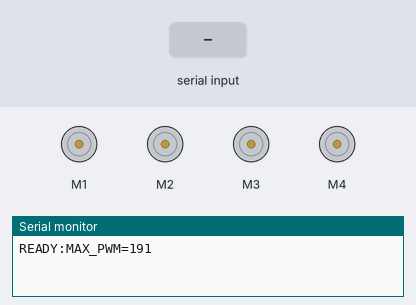
Bench run of a sketch on a simulated Arduino Uno, built with avr-gcc and run on an emulated ATmega328P. Shown: 4 × DC motor (green arrow = forward, orange = backward, longer = faster), the last lines printed to the serial monitor. Inputs (shaded band) come from the test bench.

Above: at 1.2 s.
1.3 s: "C\n" received over Serial
At 2.0 s:
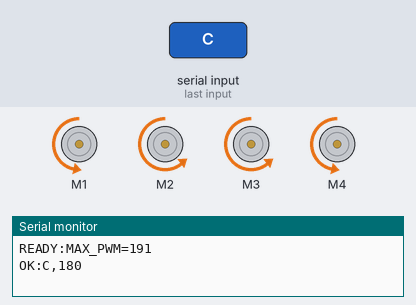
3.8 s: "Q\n" received over Serial
At 4.6 s:
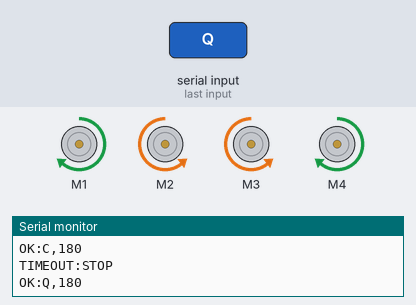
6.3 s: "E\n" received over Serial
At 7.0 s:
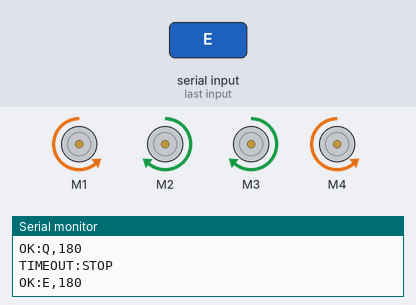
8.8 s: "F90\n" received over Serial
At 9.6 s:
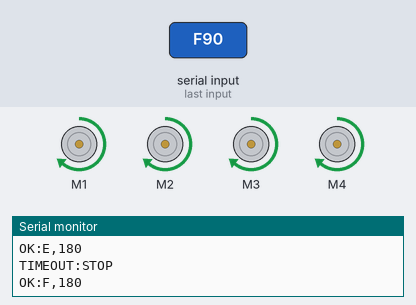
11.3 s: "L90\n" received over Serial
At 12.0 s:
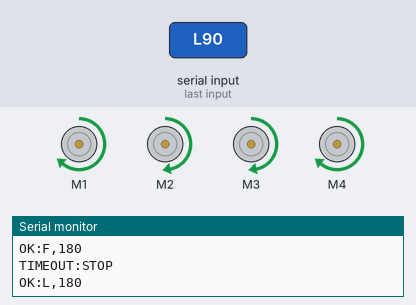
13.8 s: "R90\n" received over Serial
At 14.6 s:
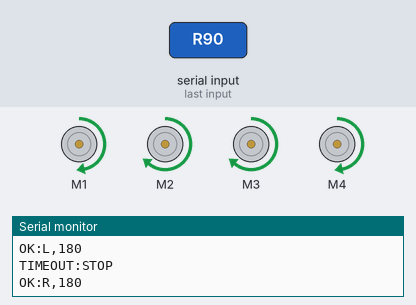
Timing chart, 0 to 16.8 s (numbered marks = the images above; inputs shaded):
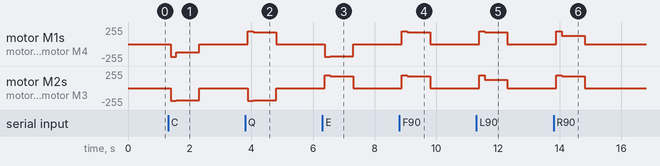

The sketch:

robot_motor_heartbeat_75pct_safe.ino
```cpp
#include <AFMotor.h>
#include <ctype.h>
#include <stdlib.h>
#include <string.h>

// =====================================================
// 电机映射
// M1 = 右前
// M2 = 左前
// M3 = 左后
// M4 = 右后
//
// 左侧：M2 + M3
// 右侧：M1 + M4
// =====================================================

AF_DCMotor motor1(1);
AF_DCMotor motor2(2);
AF_DCMotor motor3(3);
AF_DCMotor motor4(4);

// =====================================================
// 安全参数
// =====================================================

// AFMotor 的 PWM 范围为 0~255。
// 191 / 255 = 74.9%，因此任何情况下都不会超过 75% 占空比。
const int PWM_MAX_SAFE = 191;

// 启动瞬间使用的 PWM，同样严格限制在 75% 以下。
const int START_BOOST_PWM = 191;

// 启动增压时间。
// 电池问题已经修复，因此先使用较短的 180 ms，减少驱动板发热。
const unsigned long START_BOOST_MS = 180;

// 正反转切换前先释放电机，降低瞬间冲击。
const unsigned long REVERSE_PAUSE_MS = 80;

// 转弯时内侧轮速度比例。
const float TURN_RATIO = 0.70;

// 超过 1 秒没有收到树莓派心跳，自动停车。
const unsigned long CMD_TIMEOUT_MS = 1000;

// =====================================================
// 串口与运行状态
// =====================================================

char cmdBuffer[32];
uint8_t cmdLength = 0;

unsigned long lastCmdTime = 0;
bool timeoutStopped = true;

char currentAction = 'S';
int currentPwm = 0;

// =====================================================
// 安全 PWM 限制
// =====================================================

int safePwm(int requestedPwm) {
  return constrain(requestedPwm, 0, PWM_MAX_SAFE);
}

void setLeftSpeed(int pwm) {
  pwm = safePwm(pwm);

  motor2.setSpeed(pwm);  // 左前
  motor3.setSpeed(pwm);  // 左后
}

void setRightSpeed(int pwm) {
  pwm = safePwm(pwm);

  motor1.setSpeed(pwm);  // 右前
  motor4.setSpeed(pwm);  // 右后
}

void setBothSpeed(int leftPwm, int rightPwm) {
  setLeftSpeed(leftPwm);
  setRightSpeed(rightPwm);
}

// =====================================================
// 电机方向
// =====================================================

void leftForward() {
  motor2.run(FORWARD);
  motor3.run(FORWARD);
}

void leftBackward() {
  motor2.run(BACKWARD);
  motor3.run(BACKWARD);
}

void rightForward() {
  motor1.run(FORWARD);
  motor4.run(FORWARD);
}

void rightBackward() {
  motor1.run(BACKWARD);
  motor4.run(BACKWARD);
}

void releaseAllMotors() {
  motor1.run(RELEASE);
  motor2.run(RELEASE);
  motor3.run(RELEASE);
  motor4.run(RELEASE);
}

void stopAll() {
  releaseAllMotors();
  currentAction = 'S';
  currentPwm = 0;
}

// =====================================================
// 根据动作获取左右方向
//
//  1 = FORWARD
// -1 = BACKWARD
//  0 = RELEASE
// =====================================================

void getDirections(
  char action,
  int &leftDirection,
  int &rightDirection
) {
  switch (action) {
    case 'F':
    case 'L':
    case 'R':
      leftDirection = 1;
      rightDirection = 1;
      break;

    case 'B':
    case 'Z':
    case 'C':
      leftDirection = -1;
      rightDirection = -1;
      break;

    case 'Q':
      leftDirection = -1;
      rightDirection = 1;
      break;

    case 'E':
      leftDirection = 1;
      rightDirection = -1;
      break;

    default:
      leftDirection = 0;
      rightDirection = 0;
      break;
  }
}

void applyDirections(int leftDirection, int rightDirection) {
  if (leftDirection > 0) {
    leftForward();
  } else if (leftDirection < 0) {
    leftBackward();
  }

  if (rightDirection > 0) {
    rightForward();
  } else if (rightDirection < 0) {
    rightBackward();
  }
}

// =====================================================
// 根据动作计算左右 PWM
// =====================================================

void getTargetSpeeds(
  char action,
  int requestedPwm,
  int &leftPwm,
  int &rightPwm
) {
  int outerPwm = safePwm(requestedPwm);
  int innerPwm = safePwm((int)(outerPwm * TURN_RATIO));

  switch (action) {
    case 'L':
    case 'Z':
      leftPwm = innerPwm;
      rightPwm = outerPwm;
      break;

    case 'R':
    case 'C':
      leftPwm = outerPwm;
      rightPwm = innerPwm;
      break;

    case 'F':
    case 'B':
    case 'Q':
    case 'E':
      leftPwm = outerPwm;
      rightPwm = outerPwm;
      break;

    default:
      leftPwm = 0;
      rightPwm = 0;
      break;
  }
}

// =====================================================
// 执行动作
// 启动或反转时：191 PWM 持续 180 ms，然后降到目标 PWM。
// 同方向切换动作时不重复启动增压。
// =====================================================

void applyMotion(char action, int requestedPwm) {
  int newLeftDirection = 0;
  int newRightDirection = 0;
  int oldLeftDirection = 0;
  int oldRightDirection = 0;

  int leftTargetPwm = 0;
  int rightTargetPwm = 0;

  getDirections(
    action,
    newLeftDirection,
    newRightDirection
  );

  getDirections(
    currentAction,
    oldLeftDirection,
    oldRightDirection
  );

  getTargetSpeeds(
    action,
    requestedPwm,
    leftTargetPwm,
    rightTargetPwm
  );

  bool needsBoost =
    currentAction == 'S' ||
    newLeftDirection != oldLeftDirection ||
    newRightDirection != oldRightDirection;

  if (needsBoost) {
    releaseAllMotors();
    delay(REVERSE_PAUSE_MS);

    applyDirections(
      newLeftDirection,
      newRightDirection
    );

    // 启动增压也不会超过 191，即 75%。
    setBothSpeed(
      newLeftDirection == 0 ? 0 : START_BOOST_PWM,
      newRightDirection == 0 ? 0 : START_BOOST_PWM
    );

    delay(START_BOOST_MS);
  } else {
    applyDirections(
      newLeftDirection,
      newRightDirection
    );
  }

  setBothSpeed(
    leftTargetPwm,
    rightTargetPwm
  );
}

// =====================================================
// 串口命令
//
// F,180  前进
// B,180  后退
// L,180  前进左转
// R,180  前进右转
// Q,180  原地左转
// E,180  原地右转
// Z,180  后退左转
// C,180  后退右转
// S,0    停车
//
// 即使收到 F,255，也会自动限制为 F,191。
// =====================================================

bool isValidAction(char action) {
  return
    action == 'F' ||
    action == 'B' ||
    action == 'L' ||
    action == 'R' ||
    action == 'Q' ||
    action == 'E' ||
    action == 'Z' ||
    action == 'C' ||
    action == 'S';
}

void executeCommand(char action, int requestedPwm) {
  action = toupper(action);

  if (!isValidAction(action)) {
    stopAll();
    timeoutStopped = true;
    Serial.println("ERR:UNKNOWN_CMD");
    return;
  }

  // 停车命令立即执行。
  if (action == 'S') {
    bool wasMoving = currentAction != 'S';

    stopAll();
    timeoutStopped = true;

    if (wasMoving) {
      Serial.println("OK:S,0");
    }
    return;
  }

  int actualPwm = safePwm(requestedPwm);

  lastCmdTime = millis();
  timeoutStopped = false;

  // 树莓派每 0.2 秒重发同一命令。
  // 同一命令只刷新看门狗，不重复启动增压。
  if (
    action == currentAction &&
    actualPwm == currentPwm
  ) {
    return;
  }

  applyMotion(action, actualPwm);

  currentAction = action;
  currentPwm = actualPwm;

  // 返回实际采用的安全 PWM。
  Serial.print("OK:");
  Serial.print(action);
  Serial.print(",");
  Serial.println(actualPwm);
}

void parseAndExecute(char *command) {
  if (command[0] == '\0') {
    return;
  }

  char action = command[0];
  int requestedPwm = 180;

  char *commaPosition = strchr(command, ',');

  if (commaPosition != NULL) {
    requestedPwm = atoi(commaPosition + 1);
  }

  executeCommand(action, requestedPwm);
}

// =====================================================
// 初始化
// =====================================================

void setup() {
  Serial.begin(9600);

  stopAll();
  timeoutStopped = true;
  lastCmdTime = millis();

  Serial.println("READY:MAX_PWM=191");
}

// =====================================================
// 主循环
// =====================================================

void loop() {
  while (Serial.available() > 0) {
    char receivedChar = Serial.read();

    if (receivedChar == '\n') {
      cmdBuffer[cmdLength] = '\0';

      if (cmdLength > 0) {
        parseAndExecute(cmdBuffer);
      }

      cmdLength = 0;
    }
    else if (receivedChar != '\r') {
      if (cmdLength < sizeof(cmdBuffer) - 1) {
        cmdBuffer[cmdLength++] = receivedChar;
      }
      else {
        cmdLength = 0;
        stopAll();
        timeoutStopped = true;
        Serial.println("ERR:CMD_TOO_LONG");
      }
    }
  }

  if (
    !timeoutStopped &&
    millis() - lastCmdTime > CMD_TIMEOUT_MS
  ) {
    stopAll();
    timeoutStopped = true;
    Serial.println("TIMEOUT:STOP");
  }
}
```

Measured:
- after the input at 1.3 s, motor M1, motor M4: stopped → backward 191/255 after 0.08 s, → backward 126/255 0.18 s later, → stopped 0.74 s later; motor M2, motor M3: stopped → backward 191/255 after 0.08 s, → backward 180/255 0.18 s later, → stopped 0.74 s later
- after the input at 3.8 s, motor M1, motor M4: stopped → forward 191/255 after 0.08 s, → forward 180/255 0.18 s later, → stopped 0.74 s later; motor M2, motor M3: stopped → backward 191/255 after 0.08 s, → backward 180/255 0.18 s later, → stopped 0.74 s later
- after the input at 6.3 s, motor M1, motor M4: stopped → backward 191/255 after 0.08 s, → backward 180/255 0.18 s later, → stopped 0.74 s later; motor M2, motor M3: stopped → forward 191/255 after 0.08 s, → forward 180/255 0.18 s later, → stopped 0.74 s later
- after the input at 8.8 s, motor M1–4: stopped → forward 191/255 after 0.08 s, → forward 180/255 0.18 s later, → stopped 0.74 s later
- after the input at 11.3 s, motor M1, motor M4: stopped → forward 191/255 after 0.08 s, → forward 180/255 0.18 s later, → stopped 0.74 s later; motor M2, motor M3: stopped → forward 191/255 after 0.08 s, → forward 126/255 0.18 s later, → stopped 0.74 s later
- after the input at 13.8 s, motor M1, motor M4: stopped → forward 191/255 after 0.08 s, → forward 126/255 0.18 s later, → stopped 0.74 s later; motor M2, motor M3: stopped → forward 191/255 after 0.08 s, → forward 180/255 0.18 s later, → stopped 0.74 s later
